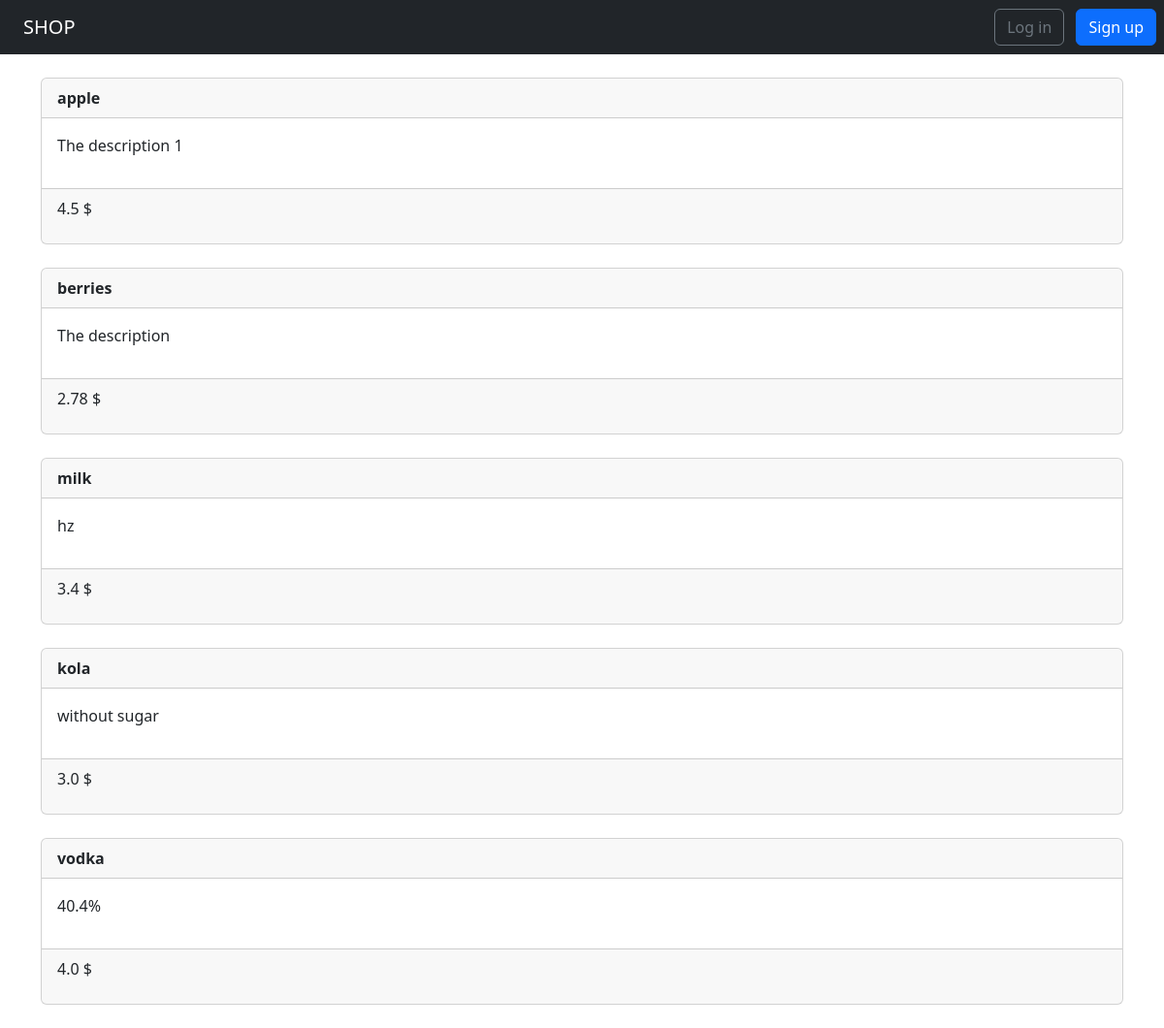
/home/, run on the app's committed database.
### main_app/models.py (models this page shows, shortened)
class Product(Model):
    name = CharField(max_length=100)
    description = TextField()
    price = FloatField()

### main_app/views.py (the view)
# urls.py: path("", HomeView.as_view(), name="home"),
class HomeView(ListView):
    model = Product
    context_object_name = 'products'
    template_name = 'home.html'

### templates/home.html (shortened to what this page needs)
{% extends 'base.html' %}
{% block content %}
    {% for product in products %}
        <div class="card">
            <div class="card-header">
                <b><span class="font-weight-bold">{{ product.name }}</span></b>
            </div>
            <div class="card-body">
                <p>{{ product.description }}</p>
            </div>
            <div class="card-footer">
                <div class="d-flex justify-content-between">
                    <p>{{ product.price }} $</p>
                </div>
            </div>
        </div>
        <br/>
    {% endfor %}
{% endblock %}

### templates/base.html (shortened to what this page needs)
<!DOCTYPE html>
<html lang="en">
<head>
    {% load bootstrap5 %}
    {% bootstrap_css %}
    <title>{% block title %}Shop{% endblock title %}</title></head>
<body>
<nav class="navbar navbar-expand-md navbar-dark bg-dark mb-4">
    <a class="navbar-brand ms-4" href="{% url 'home' %}">SHOP</a>
    <div class="collapse navbar-collapse" id="navbarCollapse">
        {% if user.is_authenticated %}
            <a class="navbar-brand ms-auto me-2" href="{% url "cart" %}">CART</a>
            <ul class="navbar-nav me-2">
                <li class="nav-item">
                    <a class="nav-link dropdown-toggle" href="#" id="userMenu" data-bs-toggle="dropdown"
                       aria-haspopup="true" aria-expanded="false">
                        {{ user.username }}
                    </a>
                    <div class="dropdown-menu dropdown-menu-end" aria-labelledby="userMenu">
                        <a class="dropdown-item" href="{% url 'password_change' %}">Change password</a>
                        <div class="dropdown-divider"></div>
                        <form method="post" action="{% url 'logout' %}" style="display: inline;">
                            {% csrf_token %}
                            <button type="submit" class="dropdown-item">Log out</button>
                        </form>
                    </div>
                </li>
            </ul>
        {% else %}
            <form class="form-inline ms-auto">
                <a href="{% url 'login' %}" class="btn btn-outline-secondary">Log in</a>
                <a href="{% url 'signup' %}" class="btn btn-primary ms-2 me-2">Sign up</a>
            </form>
        {% endif %}
    </div>
</nav>
<div class="container">
    {% block content %}
    {% endblock %}
</div>
</body>
</html>

### data on the page
Product: name "apple", description "The description 1", price "4.5"
Product: name "berries", description "The description", price "2.78"
Product: name "milk", description "hz", price "3.4"
Product: name "kola", description "without sugar", price "3.0"
Product: name "vodka", description "40.4%", price "4.0"
